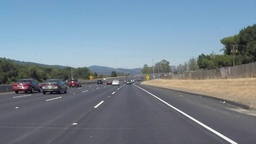
#> input picture test.jpg, 256 x 144 px, shrunk from 1920 x 1080 before the run
$ python Templete.py   (older library calls are emulated)
#> lines starting #> are read from the running program, lines starting #| are printed output that depends on the picture; after the words box and inside, x2 and y2 are one past the last pixel; in counts of white or black regions, pixels touching at a corner belong together
### helperFunctions.py
import numpy as np
import  math

# [14 lines left out: function region_of_interest, not called in this run]


def get_gaussian_filter(size, sigma = 1):
    center_x = size[1] / 2
    center_y = size[0] / 2
    gauss = np.zeros(size)
    for i in range(size[0]):
        for j in range(size[1]):
           # gauss[i,j] = (1 / (2 * np.pi * np.square(sigma))) * pow(np.exp(), -( np.square(i - center_y) + np.square(j - center_x)) / 2 * np.square(sigma))
           temp1=1/(2*np.pi*sigma*sigma)
           temp=-( np.square( center_y-i) + np.square( center_x-j) / 2 * np.square(sigma))
           temp2=np.exp(temp)

           gauss[i][j]=temp1*temp2
    return gauss

def apply_filter(img, kernel):

    if len(kernel)%2==0:
        l=len(kernel)
        offset = len(kernel) // 2
        newImage = np.zeros(img.shape)
        for i in range(offset, img.shape[0] - offset):
            for j in range(offset, img.shape[1] - offset):
                temp = img[i - offset:i + offset, j - offset:j + offset]
                newImage[i, j] = sum(sum(np.dot(temp, kernel)))
    else:
        offset = int(len(kernel)/ 2)
        newImage = np.zeros(img.shape)
        for i in range(offset, img.shape[0] - offset):
            for j in range(offset, img.shape[1] - offset):
                temp = img[i - offset:i + offset+1, j - offset:j +offset+1]
                newImage[i, j] = sum(sum(np.dot(temp, kernel)))


    return newImage

def sobel_filter(img, direction):
    if direction == 0:
        filter = [[-1, 0, 1],
                  [-2, 0, 2],
                  [-1, 0, 1]]
        return apply_filter(img, filter)
    else:
        filter = [[1, 2, 1],
                  [0, 0, 0],
                  [-1, -2, -1]]
        return apply_filter(img, filter)

def non_maxima(img, theta):
    for i in range(img.shape[0]):
        for j in range(img.shape[1]):
            before = 255
            after = 255
            try:
                if theta[i, j] >= 0 and theta[i, j] < 22.5:
                    before = img[i, j+1]
                    after = img[i, j-1]
                elif theta[i, j] >= 22.5 and theta[i, j] < 67.5:
                    before = img[i-1, j + 1]
                    after = img[i+1, j - 1]
                elif theta[i, j] >= 67.5 and theta[i, j] < 112.5:
                    before = img[i - 1, j]
                    after = img[i + 1, j]
                elif theta[i, j] >= 112.5 and theta[i, j] < 157.5:
                    before = img[i - 1, j - 1]
                    after = img[i + 1, j + 1]
            except IndexError:
                continue
            if before > img[i, j] or after > img[i, j]:
                img[i, j] = 0
    return img

def double_threshold(img, low, high):
    for i in range(img.shape[0]):
        for j in range(img.shape[1]):

            if img[i, j] < low:
                img[i, j] = 0
            elif img[i, j] < high:
                img[i, j] = 25
            else:
                img[i, j] = 255
    return img

def hysteresis_edge_tracking(img):
  '''  offset=1
    for i in range(offset, img.shape[0] - offset):
        for j in range(offset, img.shape[1] - offset):
            start_i = np.maximum(0, i-1)
            end_i = np.minimum(255, i+1)
            start_j =  np.maximum(0, j-1)
            end_j = np.minimum(255, j+1)
            mask = np.ones([3,3])
            #temp = img[i - offset:i + offset, j - offset:j + offset]
            temp = img[start_i:end_i+1, start_j:end_j+1]
            outp = sum(sum(np.dot(mask,temp)))
            if outp > 255:
                img[i, j] = 255
            else:
                img[i,j] = 0
    return img'''
  WEAK_PIXEL = 50
  STRONG_PIXEL = 255
  for i in range(1, img.shape[0] - 1):
      for j in range(1, img.shape[1] - 1):
          if img[i, j] == WEAK_PIXEL:
              neighbors = get_neighbors(img, i, j)
              has_strong_neighbor = (sum(neighbors == STRONG_PIXEL) != 0)
              img[i, j] = STRONG_PIXEL if has_strong_neighbor else 0
  return img


# [13 lines left out: function get_neighbors, not called in this run]
def select_white(image):
    # white color mask
    lower = np.uint8([200  , 0,   190])
    upper = np.uint8([255, 255, 255])

    white_mask = inRange(image, lower, upper)
    # yellow color mask
    lower = np.uint8([230,100,30])
    upper = np.uint8([255, 210,110])
    yellow_mask = inRange(image, lower, upper)


    return (white_mask,yellow_mask)
def inRange(image, lower, upper):


    newImage = np.zeros(image.shape )
    for i in range(image.shape[0]):
        for j in range(image.shape[1]):
            temp =image[i,j]
            if (temp[0]>=lower[0] and temp[0]<=upper[0] )and( temp[1]>=lower[1] and temp[1]<=upper[1]) and(temp[2]>=lower[2]  and temp[2]<=upper[2]):
                newImage[i,j]=[1,1,1]

    return newImage[:,:,0]


def hough_transform(image, angles=np.linspace(-90,90, 181)):
    thetas = np.deg2rad(angles)
    img_width = image.shape[0]
    img_height = image.shape[1]
    diagonal = int(np.sqrt(np.square(img_width)+np.square(img_height)))
    rho = np.linspace(-diagonal, diagonal, diagonal*2)

    cosines = np.cos(thetas)
    sines = np.sin(thetas)
    hough_accum = np.zeros((2*diagonal, len(thetas)))

    x_index, y_index = np.nonzero(image)
    for i in range(len(x_index)):
        x = x_index[i]
        y = y_index[i]

        for theta in range(len(thetas)):
            rho_val = int(diagonal + int(x * cosines[theta] + y * sines[theta]))
            hough_accum[rho_val, theta] += 1
    return hough_accum, thetas , rho

def get_hough_lines(accum, thetas, rho):
    maximum_number = np.max(accum)
    #r = 1500
    least_maximum = maximum_number - (maximum_number*0.5)


    acc = accum.copy()
    indices = []
    while (True):
        temp_max = np.max(acc)
        if (temp_max >= least_maximum):
            max_index_row, max_index_col = np.where(acc == temp_max)
            for idx_r, idx_c in zip(max_index_row, max_index_col):
                theta_val = thetas[idx_c]
                rho_val = rho[idx_r]

                a = np.cos(theta_val)
                b = np.sin(theta_val)
                x0 = a * rho_val
                y0 = b * rho_val
                pt1 = (abs(int(x0 + 1920 * (-b))), abs(int(y0 + 1080 * (a))))
                pt2 = (abs(int(x0 - 1920 * (-b))), abs(int(y0 - 1080 * (a))))

                indices.append((pt2,pt1))

            acc[max_index_row, max_index_col] = 0
        else:
            break
    indices = np.array(indices, dtype=int)
    return indices

# [19 lines left out: function show_hough_line, not called in this run]

def canny(img):
    gauss = get_gaussian_filter((20, 20), 3)
    newimg = apply_filter(img, gauss)
    ed1 = sobel_filter(newimg, 0)
    ed2 = sobel_filter(newimg, 1)
    ed = ed1 + ed2
    thetas=[0,90,135,45]
    finaled=0

    finaled+=non_maxima(img, ed)
    finaled=double_threshold(finaled, 0.3, 0.7)
    finaled=hysteresis_edge_tracking(finaled)
    return  finaled

### Templete.py
import matplotlib.pyplot as plt
import helperFunctions
import matplotlib.image as mpimg
import numpy as np
import glob
import math
from scipy import interpolate
from skimage import feature

#import cv2

team_members_names = ['بلال هاني كمال', 'بولا فرج أسعد', 'بيتر ماجد منير', 'جورج كميل برسوم', 'جون اميل يوحنا']
team_members_seatnumbers = ['2016170130', '2016170133', '2016170134', '2016170144', '2016170146']


def draw_lines_connected(img, lines, color=[255, 0, 0], thickness=8):
    pass
    # this function should draw lines to the images (default color is red and thickness is 8)


def convert_rbg_to_grayscale(img):
    out_image = np.zeros([img.shape[0], img.shape[1]])
    out_image[:, :] = np.sum(img[:, :, :], axis=2) / img.shape[2]
    out_image = out_image.astype('float32')
    return out_image


def convert_rgb_to_hsv(img):
    r_dash = img[:, :, 0] / 255
    b_dash = img[:, :, 1] / 255
    g_dash = img[:, :, 2] / 255

    out_image = np.zeros([img.shape[0], img.shape[1], 3])
    c_max = np.max([r_dash, b_dash, g_dash], axis=0)
    c_min = np.min([r_dash, b_dash, g_dash], axis=0)
    delta = c_max - c_min
    out_image[:, :, 2] = c_max * 255
    for i in range(img.shape[0]):
        for j in range(img.shape[1]):
            if c_max[i, j] != 0:
                out_image[i, j, 1] = delta[i, j] / c_max[i, j] * 255
            if c_max[i, j] == r_dash[i, j]:
                out_image[i, j, 0] = 60 * np.mod((g_dash[i, j] - b_dash[i, j]) / delta[i, j], 6)
            elif c_max[i, j] == g_dash[i, j]:
                out_image[i, j, 0] = 60 * (((b_dash[i, j] - r_dash[i, j]) / delta[i, j]) + 2)
            elif c_max[i, j] == b_dash[i, j]:
                out_image[i, j, 0] = 60 * (((r_dash[i, j] - g_dash[i, j]) / delta[i, j]) + 4)
    out_image = out_image.astype('int64')
    return out_image
    # This function will do color transform from RGB to HSV


def detect_edges_canny(img, low_threshold, high_threshold):
    denoised_image = remove_noise(img, 3)
    vertical_image = helperFunctions.sobel_filter(denoised_image, 0)
    horizontal_image = helperFunctions.sobel_filter(denoised_image, 1)
    sobeled_image = np.hypot(vertical_image, horizontal_image)
    thetas = np.arctan2(horizontal_image, vertical_image)
    non_maxima_img = helperFunctions.non_maxima(sobeled_image, thetas)
    return helperFunctions.hysteresis_edge_tracking(non_maxima_img)
    # You should implement yoru Canny Edge Detector here


def remove_noise(img, kernel_size):
    gauss_kernel = helperFunctions.get_gaussian_filter(kernel_size)
    new_image = helperFunctions.apply_filter(img, gauss_kernel)
    return new_image
    # You should implement Gaussian Noise Removal Here


def mask_image(img, vertices):
    for i in range(vertices.shape[0]):
        outside = True
        for j in range(vertices.shape[1]):
            if outside & vertices[i, j] == 0:
                img[i, j] == 0
            elif vertices[i, j] == 255:
                outside = ~outside
    return img
    # Mask out the pixels outside the region defined in vertices (set the color to black)


# main part

# 1 read the image
image = plt.imread('test.jpg')
#> image is the input picture: shape (144, 256, 3); mean R, G, B 117.7, 132.7, 145.9
print('Original Image')
plt.imshow(image)
print(image.shape)
#| (144, 256, 3)
#plt.show()
# 2 convert to HSV
hsv_image = convert_rgb_to_hsv(image)
#> after the loop in convert_rgb_to_hsv, `for i in range(img.shape[0]):`: out_image: shape (144, 256, 3) float64; 0.11% of the values are NaN or infinite; the others: min 0, max 357.1, mean 123.3
print('HSV Image')
plt.imshow(hsv_image)
#plt.show()
# 3 convert to Gray
gray_image = convert_rbg_to_grayscale(image)
#plt.imshow(gray_image)
#plt.show()
# 4 Threshold HSV for Yellow and White (combine the two results together)
(white,yellow)= helperFunctions.select_white(image)
#> after the loop in inRange, `for i in range(image.shape[0]):`:
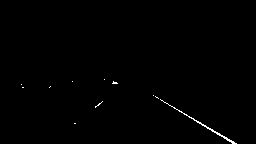
#> newImage: shape (144, 256, 3) float64; values 0 (black) and 1 (white), 0.46% white in thin lines or dots, all inside (x1, y1, x2, y2) = (21, 79, 237, 144)
#> after the loop in inRange (call 2), `for i in range(image.shape[0]):`: newImage: shape (144, 256, 3) float64; every value is 0
#> in inRange (call 2), `return newImage[:,:,0]`: returned value: shape (144, 256) float64; every value is 0
print('White Image')
plt.imshow(white)
#plt.show()
print('Yellow Image')
#plt.imshow(yellow)
#plt.show()
# 5 Mask the gray image using the threshold output fro step 4
newgray=(gray_image*white)+(gray_image*yellow)

print('Masked Image')
#plt.imshow(newgray)
#plt.show()
# 6 Apply noise remove (gaussian) to the masked gray image
print('Gussian')
size=newgray.shape
#> size = (144, 256)
gauss=helperFunctions.get_gaussian_filter((10,10),1)
newgray=helperFunctions.apply_filter(newgray,gauss)
plt.imshow(newgray)
plt.show()
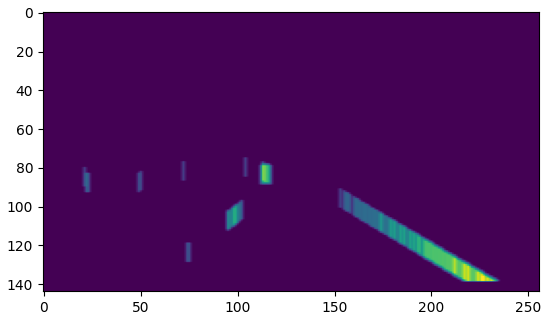
#> figure drawn by matplotlib, 1 panel
# 7 use canny detector and fine tune the thresholds (low and high values)
print('Edge detection')
#ed1=helperFunctions.sobel_filter(newgray, 0)
#ed2=helperFunctions.sobel_filter(newgray, 1)
#ed=ed1+ed2
ed=helperFunctions.canny(newgray)
#> after the loop in apply_filter (call 4), `for i in range(offset, img.shape[0] - offset):`:
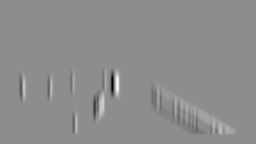
#> newImage: shape (144, 256) float64; min -1026.2, max 818.1, mean 0; drawn with min black and max white
#> after the loop in non_maxima, `for i in range(img.shape[0]):`: img: shape (144, 256) float64; min 0, max 465.1, mean 3
#> after the loop in double_threshold, `for i in range(img.shape[0]):`: img: shape (144, 256) float64; 1.1% white; 33 white regions (30 under 20 px), largest, box (x1, y1, x2, y2) and area: (196, 117, 225, 139) 191, (113, 78, 117, 88) 29, (191, 113, 195, 125) 27
plt.imshow(ed)
plt.show()

# 8 mask the image using the canny detector output
print('Mask')
for i in range( ed.shape[0] ):
    for j in range(ed.shape[1]):
        if ed[i][j]!=0:
            ed[i,j]=1
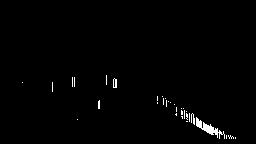
#> ed: shape (144, 256) float64; values 0 (black) and 1 (white), 1.1% white; 33 white regions (30 under 20 px), largest, box (x1, y1, x2, y2) and area: (196, 117, 225, 139) 191, (113, 78, 117, 88) 29, (191, 113, 195, 125) 27
newgray=newgray*ed
# 9 apply hough transform to find the lanes

hough_image=newgray
print('Hough Image')
plt.imshow(hough_image)
plt.show()

hough_accum, thetas, rho = helperFunctions.hough_transform(hough_image)
#> in hough_transform, `thetas = np.deg2rad(angles)`: thetas = 181 values from -1.57 to 1.57
#> in hough_transform, `cosines = np.cos(thetas)`: cosines = 181 values, max 1 at index 90, min 6.12e-17 at index 0, mean 0.633
#> in hough_transform, `sines = np.sin(thetas)`: sines = 181 values from -1 to 1
#> in hough_transform, `hough_accum = np.zeros((2*diagonal, len(thetas)))`: hough_accum: shape (586, 181) float64; every value is 0
#> in hough_transform, `x_index, y_index = np.nonzero(image)`: x_index = 404 values from 75 to 138; y_index = 404 values, max 235 at index 396, min 22 at index 27, mean 176.6
#> the loop in hough_transform, `for i in range(len(x_index)):` made 404 passes
#> (x, y) on passes 1 to 3: (75, 106), (76, 106), (77, 72)
#> after the loop in hough_transform, `for i in range(len(x_index)):`:
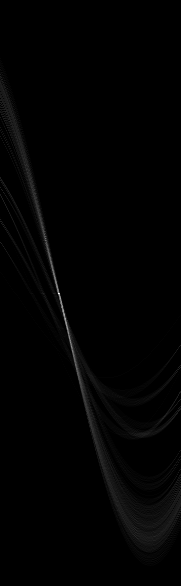
#> hough_accum: shape (586, 181) float64; min 0, max 78, mean 0.7; drawn with min black and max white
#> thetas = 181 values from -1.57 to 1.57; rho = 586 values from -293 to 293
lines = helperFunctions.get_hough_lines(hough_accum, thetas, rho)
#> in get_hough_lines, `maximum_number = np.max(accum)`: maximum_number = 78
#> in get_hough_lines, `least_maximum = maximum_number - (maximum_number*0.5)`: least_maximum = 39
#> the loop in get_hough_lines, `while (True):` made 14 passes
#> (temp_max, max_index_row, max_index_col) on passes 1 to 7: (78, [293], [58]), (68, [293], [59]), (51, [314], [64]), (50, [311, 318], [63, 65]), (49, [294, 298, 315], [59, 60, 64]), (48, [306, 310, 319, 325, 328], [62, 63, 65, 66, 67]), (45, [295, 302, 304, 307], [59, 61, 61, 62])
#> temp_max on pass 14: 38
#> after the loop in get_hough_lines, `while (True):`:
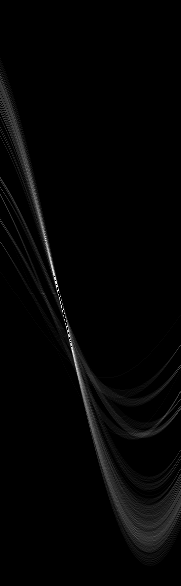
#> acc: shape (586, 181) float64; 0.05% of pixels changed, all inside (x1, y1, x2, y2) = (54, 276, 72, 347); drawn with min black and max white
#> after the loop in get_hough_lines, `while (True):`: indices = 55 items
#print(lines)
#print('Done')
count=0
plt.imshow(image)
for line in lines:
    l1 = line[0]
    x1=l1[0]
    y1=l1[1]

    l2 = line[1]
    x2=l2[0]
    y2=l2[1]
    plt.plot((x1,x2), (y1,y2))
#> this loop made 55 passes
#> (x1, y1, x2, y2) on passes 1 to 12: (1017, 916, 1017, 915), (988, 925, 989, 925), (822, 980, 861, 961), (855, 970, 888, 953), (788, 989, 834, 968), (987, 926, 990, 924), (955, 938, 964, 932), (821, 980, 861, 960), (889, 959, 913, 947), (856, 970, 887, 954), (787, 990, 835, 967), (751, 999, 810, 973)
    #cv2.line(image, (x1, y1), (x2, y2), (255, 0, 0),5)
#cv2.imwrite(str(count)+'.jpg', image)
plt.show()
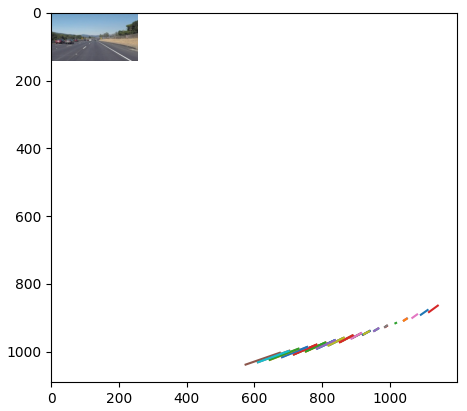
#> figure drawn by matplotlib, 1 panel
# 10 apply the pipeline you developed to the challenge videos

# 11 You should submit your code

$ run again, with 0.jpg copied over test.jpg
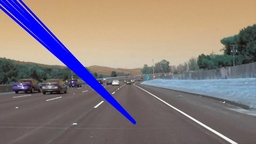
#> input picture 0.jpg, 256 x 144 px, shrunk from 1920 x 1080 before the run
#> image is the input picture: shape (144, 256, 3); mean R, G, B 136.4, 124.5, 124.2
#| (144, 256, 3)
#> after the loop `for i in range( ed.shape[0] ):`:
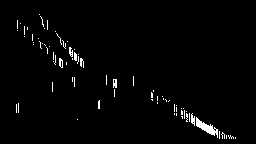
#> ed: shape (144, 256) float64; values 0 (black) and 1 (white), 1.9% white in thin lines or dots, all inside (x1, y1, x2, y2) = (16, 14, 236, 139)
#> in hough_transform, `thetas = np.deg2rad(angles)`: thetas = 181 values from -1.57 to 1.57
#> cosines = 181 values, max 1 at index 90, min 6.12e-17 at index 0, mean 0.633
#> sines = 181 values from -1 to 1
#> x_index = 704 values from 14 to 138; y_index = 704 values, max 235 at index 695, min 16 at index 365, mean 130.6
#> the loop in hough_transform, `for i in range(len(x_index)):` made 704 passes
#> (x, y) on passes 1 to 3: (14, 39), (16, 40), (17, 41)
#> `hough_accum, thetas, rho = helperFunctions.hough_transform(hough_image)`: thetas = 181 values from -1.57 to 1.57; rho = 586 values from -293 to 293
#> maximum_number = 99
#> least_maximum = 49.5
#> the loop in get_hough_lines, `while (True):` made 16 passes
#> (temp_max, max_index_row, max_index_col) on passes 1 to 8: (99, [293], [58]), (75, [293], [59]), (64, [307], [62]), (63, [304, 311], [61, 63]), (61, [309, 310, 315], [62, 63, 64]), (60, [303, 306, 312, 314], [61, 62, 63, 64]), (58, [294], [59]), (57, [321], [65])
#> after the loop in get_hough_lines, `while (True):`: indices = 44 items
#> the loop `for line in lines:` made 44 passes
#> (x1, y1, x2, y2) on passes 1 to 8: (1017, 916, 1017, 915), (988, 925, 989, 925), (888, 960, 914, 946), (920, 950, 940, 939), (855, 970, 888, 953), (886, 961, 915, 945), (856, 970, 887, 954), (821, 980, 861, 960)
#> `plt.show()`:
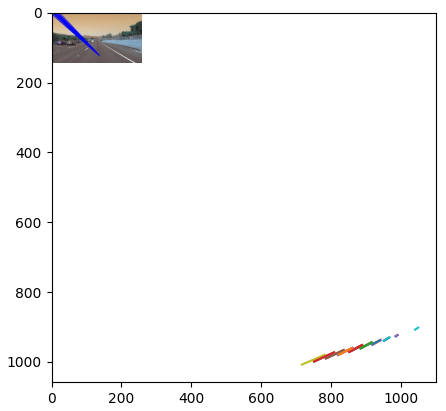
#> figure drawn by matplotlib, 1 panel
